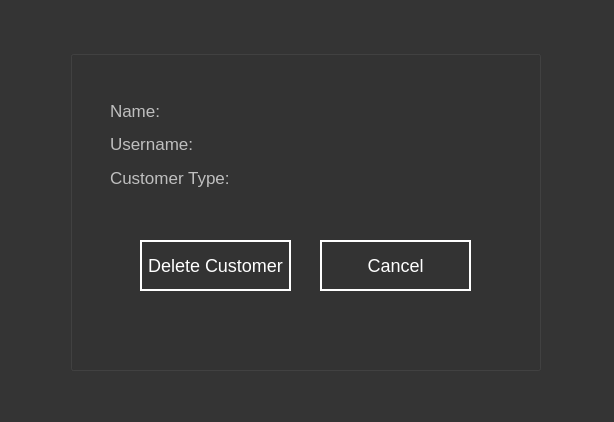
<?xml version="1.0" encoding="UTF-8"?>
<ui version="4.0">
 <class>DeleteCustomer</class>
 <widget class="QDialog" name="DeleteCustomer">
  <property name="geometry">
   <rect>
    <x>0</x>
    <y>0</y>
    <width>614</width>
    <height>422</height>
   </rect>
  </property>
  <property name="minimumSize">
   <size>
    <width>614</width>
    <height>422</height>
   </size>
  </property>
  <property name="maximumSize">
   <size>
    <width>614</width>
    <height>422</height>
   </size>
  </property>
  <property name="windowTitle">
   <string>Delete Customer</string>
  </property>
  <property name="styleSheet">
   <string notr="true">QDialog
{
	background-color: rgb(52, 52, 52);
}
QGroupBox
{
	color: rgb(191, 191, 191);
	font-size: 18px;
}
QLabel
{
	color: rgb(191, 191, 191);
	font-size: 17px;
}
QLineEdit
{	
	color: rgb(255, 255, 255);
	border-style: solid;
	background-color: rgb(30, 30, 30);
	font-size: 17px;
}
QPushButton
{
	color: rgb(255, 255, 255);
	border-style: solid;
	border-width: 2px;
	border-color: rgb(255, 255, 255);
	font-size: 18px;
}
QPushButton:hover
{
	background-color: rgb(255, 255, 255);
	color: rgb(52, 52, 52);
}
QRadioButton
{
	font-size: 17px;
	color: rgb(191, 191, 191);
}
QComboBox
{
	color: rgb(255, 255, 255);
	background-color: rgb(30, 30, 30);
	font-size: 17px;
}
QComboBox:hover
{
	background-color: rgb(0, 0, 0);
}
QComboBox QAbstractItemView
{
	background-color: rgb(52, 52, 52);
	color: rgb(255, 255, 255);
}</string>
  </property>
  <widget class="QGroupBox" name="groupBox">
   <property name="geometry">
    <rect>
     <x>70</x>
     <y>50</y>
     <width>471</width>
     <height>321</height>
    </rect>
   </property>
   <property name="title">
    <string/>
   </property>
   <widget class="QPushButton" name="pushButton_deleteCustomer">
    <property name="geometry">
     <rect>
      <x>70</x>
      <y>190</y>
      <width>151</width>
      <height>51</height>
     </rect>
    </property>
    <property name="text">
     <string>Delete Customer</string>
    </property>
   </widget>
   <widget class="QPushButton" name="pushButton_cancel">
    <property name="geometry">
     <rect>
      <x>250</x>
      <y>190</y>
      <width>151</width>
      <height>51</height>
     </rect>
    </property>
    <property name="text">
     <string>Cancel</string>
    </property>
   </widget>
   <widget class="QWidget" name="layoutWidget">
    <property name="geometry">
     <rect>
      <x>40</x>
      <y>51</y>
      <width>391</width>
      <height>94</height>
     </rect>
    </property>
    <layout class="QVBoxLayout" name="verticalLayout">
     <item>
      <layout class="QFormLayout" name="formLayout_2">
       <item row="0" column="0">
        <widget class="QLabel" name="label">
         <property name="font">
          <font>
           <pointsize>-1</pointsize>
          </font>
         </property>
         <property name="text">
          <string>Name:</string>
         </property>
        </widget>
       </item>
       <item row="0" column="1">
        <widget class="QLabel" name="label_showName">
         <property name="font">
          <font>
           <pointsize>-1</pointsize>
          </font>
         </property>
         <property name="text">
          <string/>
         </property>
        </widget>
       </item>
      </layout>
     </item>
     <item>
      <layout class="QFormLayout" name="formLayout">
       <item row="0" column="0">
        <widget class="QLabel" name="label_2">
         <property name="font">
          <font>
           <pointsize>-1</pointsize>
          </font>
         </property>
         <property name="text">
          <string>Username:</string>
         </property>
        </widget>
       </item>
       <item row="0" column="1">
        <widget class="QLabel" name="label_showUsername">
         <property name="font">
          <font>
           <pointsize>-1</pointsize>
          </font>
         </property>
         <property name="text">
          <string/>
         </property>
        </widget>
       </item>
      </layout>
     </item>
     <item>
      <layout class="QFormLayout" name="formLayout_3">
       <item row="0" column="0">
        <widget class="QLabel" name="label_customerType">
         <property name="font">
          <font>
           <pointsize>-1</pointsize>
          </font>
         </property>
         <property name="text">
          <string>Customer Type:</string>
         </property>
        </widget>
       </item>
       <item row="0" column="1">
        <widget class="QLabel" name="label_showCustomerType">
         <property name="font">
          <font>
           <pointsize>-1</pointsize>
          </font>
         </property>
         <property name="text">
          <string/>
         </property>
        </widget>
       </item>
      </layout>
     </item>
    </layout>
   </widget>
  </widget>
 </widget>
 <resources/>
 <connections/>
</ui>
